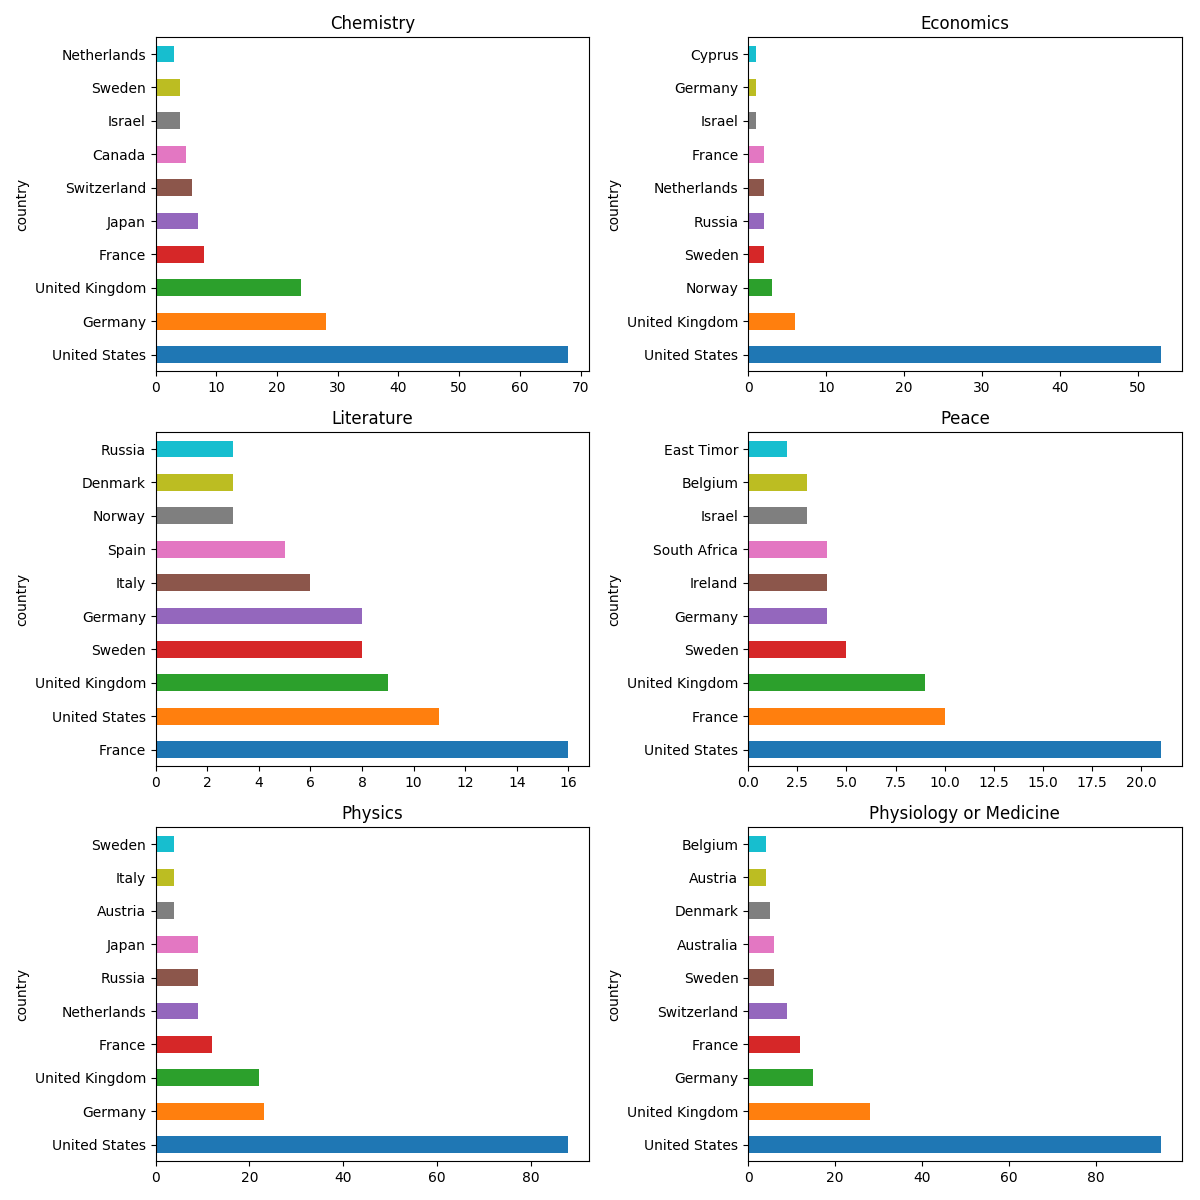

The Python source for this figure:
#!env python3
# -*- coding: utf-8 -*-

import pandas as pd
import numpy as np
import matplotlib as mpl
mpl.use('Agg')
import matplotlib.pyplot as plt
import json
import seaborn as sb

plt.rcParams['figure.figsize'] = 8, 4

df = pd.read_json('../data/nobel_winners_biopic_cleaned.json')

nat_cat_sz = df.groupby(['country', 'category']).size().unstack()
print(nat_cat_sz)

COL_NUM = 2
ROW_NUM = 3

fig, axes = plt.subplots(ROW_NUM, COL_NUM, figsize=(12,12))
for i, (label, col) in enumerate(nat_cat_sz.iteritems()):
    ax = axes[int(i/COL_NUM), i%COL_NUM]
    col = col.sort_values(ascending=False)[:10]
    col.plot(kind='barh', ax=ax)
    ax.set_title(label)
plt.tight_layout()
fig.savefig("11_4_2.png")
